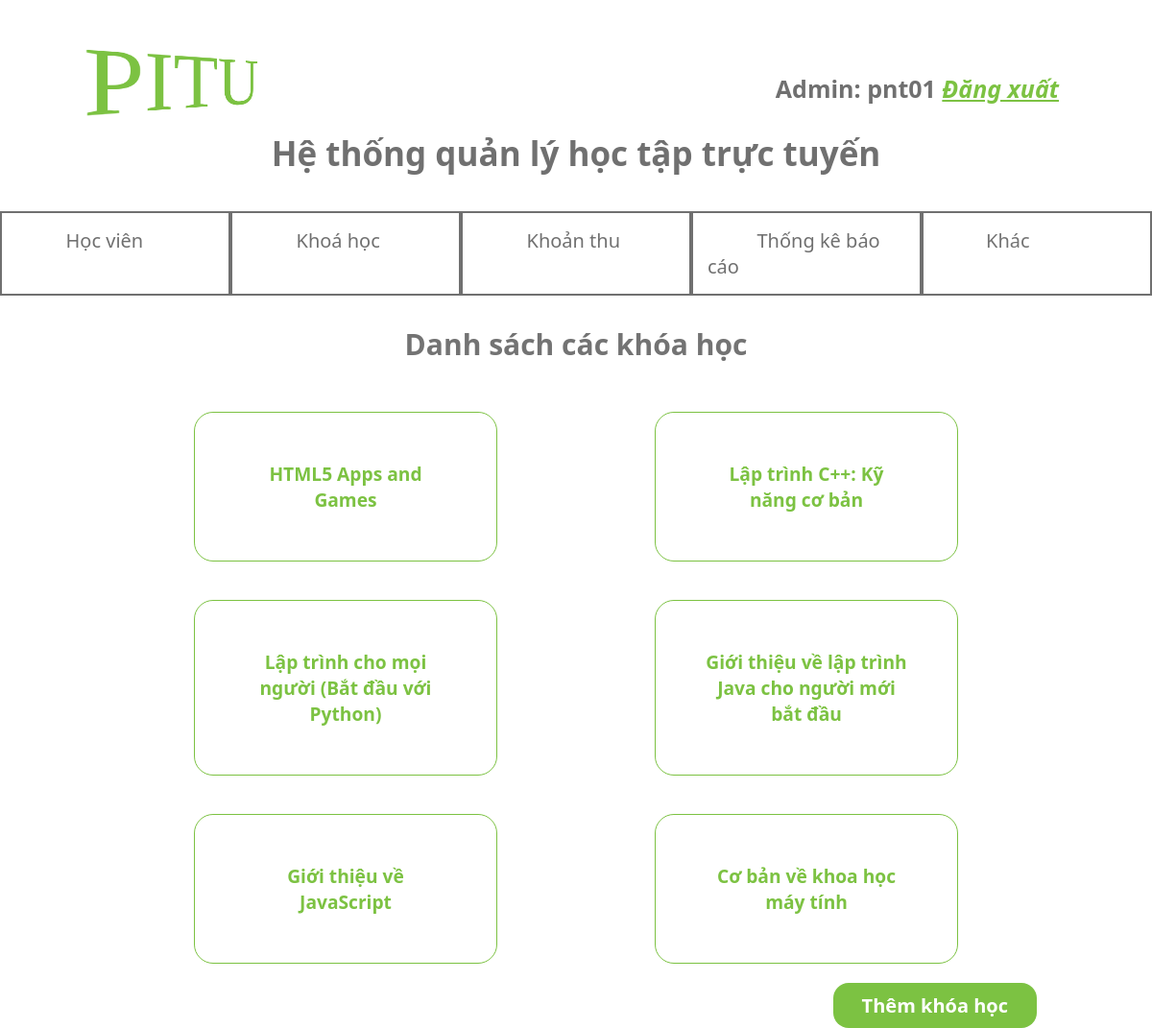
/project/admin/index.php?quanly=khoahoc (signed in), run on the app's committed database.
### tables this page shows
CREATE TABLE `course` (
  `courseID` int(11) NOT NULL,
  `courseName` varchar(100) NOT NULL,
  `courseDetail` text NOT NULL,
  `courseFee` int(11) NOT NULL,
  `img` char(255) NOT NULL,
  `videoDemo` char(255) NOT NULL,
  `categoryID` int(11) NOT NULL,
  `teacherID` int(11) NOT NULL
);

### project/admin/khoahoc.php (the view, shortened to what this page needs)
<!DOCTYPE html>
<html lang="en">
<head>
</head>
<?php
  include './connect.php';
?>
<body>
  <div class="khoahoc" id="khoahoc">
    <h2 class="head">Danh sách các khóa học</h2>
    <ul>
      <?php
        $sql= "select * from course";
        $result= mysqli_query($connect, $sql) or die("query error submit search");
        while ($row= mysqli_fetch_assoc($result)){
          $line= "'".$row['courseID'].";".$row['courseName'].";".$row['courseDetail'].";".$row['courseFee'].";".$row['img']."'";
          echo '
            <li onclick="clickKhoaHoc('.$line.')">
              <a href="index.php?quanly=chitietkhoahoc&idCourse='.$row['courseID'].'">'.$row['courseName'].'</a>
            </li>
          ';
        }
      ?>
    </ul>
    <button class="btnThemKhoaHoc" ><a href="index.php?quanly=themkhoahoc">Thêm khóa học</a></button>
  </div>
</body>
</html>

### project/admin/head.php (style rules this page uses)
* { padding: 0; margin: 0; }

### project/admin/menu.php (style rules this page uses)
* { padding: 0; margin: 0; }

### project/admin/khoahoc.php (style rules this page uses)
* { padding: 0; margin: 0; font-family: 'Segoe UI', Tahoma, Geneva, Verdana, sans-serif; box-sizing: border-box; }
body { width: 100%; }
.khoahoc { width: 80%; margin: 0 auto; }
.khoahoc .head { text-align: center; font-size: 30px; margin: 30px; color: #737373; }
.khoahoc ul { width: 100%; list-style: none; display: flex; justify-content: space-around; flex-wrap: wrap; }
.khoahoc ul li { width: 33%; margin: 20px; padding: 50px; text-align: center; border: solid 1px #7CC242; border-radius: 20px; }
.khoahoc ul li { text-decoration: none; font-weight: 600; }
.khoahoc ul li a { text-decoration: none; color: #7CC242; font-size: larger; }
.btnThemKhoaHoc { border: none; cursor: pointer; border-radius: 16px; float: right; padding: 10px; background-color: #7CC242; color: white; }
.btnThemKhoaHoc a { text-decoration: none; color: white; font-size: 20px; padding: 0 20px; font-weight: 600; }

### data on the page
course: courseName "HTML5 Apps and Games"
course: courseName "Lập trình C++: Kỹ năng cơ bản"
course: courseName "Lập trình cho mọi người (Bắt đầu với Python)"
course: courseName "Giới thiệu về lập trình Java cho người mới bắt đầu"
course: courseName "Giới thiệu về JavaScript"
course: courseName "Cơ bản về khoa học máy tính"

### other printed values
$_SESSION['name'] "pnt01"
